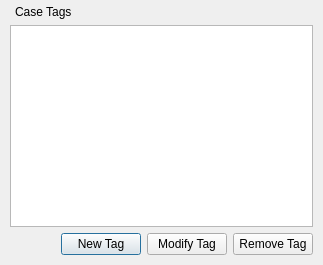
<?xml version="1.0" encoding="UTF-8"?>
<ui version="4.0">
 <class>TagManager</class>
 <widget class="QDialog" name="TagManager">
  <property name="geometry">
   <rect>
    <x>0</x>
    <y>0</y>
    <width>323</width>
    <height>265</height>
   </rect>
  </property>
  <property name="windowTitle">
   <string>Tag Manager</string>
  </property>
  <property name="windowIcon">
   <iconset resource="wombatsqlite.qrc">
    <normaloff>:/bar/managetags</normaloff>:/bar/managetags</iconset>
  </property>
  <property name="modal">
   <bool>true</bool>
  </property>
  <layout class="QVBoxLayout" name="verticalLayout">
   <property name="spacing">
    <number>6</number>
   </property>
   <property name="leftMargin">
    <number>10</number>
   </property>
   <property name="topMargin">
    <number>5</number>
   </property>
   <property name="rightMargin">
    <number>10</number>
   </property>
   <property name="bottomMargin">
    <number>10</number>
   </property>
   <item>
    <widget class="QLabel" name="label">
     <property name="text">
      <string>Case Tags</string>
     </property>
     <property name="alignment">
      <set>Qt::AlignLeading|Qt::AlignLeft|Qt::AlignVCenter</set>
     </property>
     <property name="indent">
      <number>5</number>
     </property>
    </widget>
   </item>
   <item>
    <widget class="QListWidget" name="listWidget"/>
   </item>
   <item>
    <layout class="QHBoxLayout" name="horizontalLayout">
     <item>
      <spacer name="horizontalSpacer">
       <property name="orientation">
        <enum>Qt::Horizontal</enum>
       </property>
       <property name="sizeHint" stdset="0">
        <size>
         <width>40</width>
         <height>20</height>
        </size>
       </property>
      </spacer>
     </item>
     <item>
      <widget class="QPushButton" name="newbutton">
       <property name="text">
        <string>New Tag</string>
       </property>
       <property name="icon">
        <iconset resource="wombatsqlite.qrc">
         <normaloff>:/bar/newtag</normaloff>:/bar/newtag</iconset>
       </property>
      </widget>
     </item>
     <item>
      <widget class="QPushButton" name="modifybutton">
       <property name="text">
        <string>Modify Tag</string>
       </property>
       <property name="icon">
        <iconset resource="wombatsqlite.qrc">
         <normaloff>:/bar/tag</normaloff>:/bar/tag</iconset>
       </property>
      </widget>
     </item>
     <item>
      <widget class="QPushButton" name="removebutton">
       <property name="text">
        <string>Remove Tag</string>
       </property>
       <property name="icon">
        <iconset resource="wombatsqlite.qrc">
         <normaloff>:/bar/remtag</normaloff>:/bar/remtag</iconset>
       </property>
      </widget>
     </item>
    </layout>
   </item>
  </layout>
 </widget>
 <resources>
  <include location="wombatsqlite.qrc"/>
 </resources>
 <connections/>
</ui>
